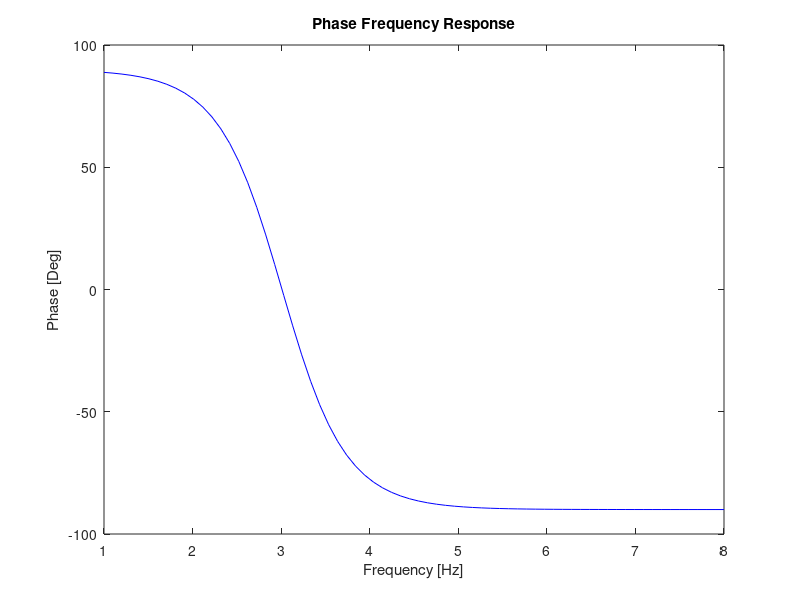
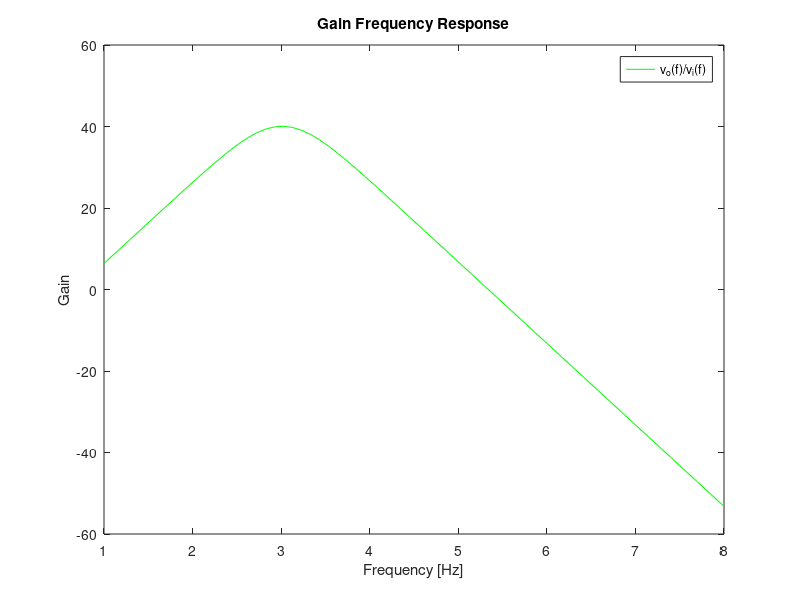

MATLAB code for these plots, in order:
%Circuit Components
C1 =220e-09;
C2=110e-09;
R1=1000;
R2=1000;
R3=150000;
R4=1000;
Vcc=10;
printf ("valores_intro_TAB\n");
printf ("C1 = %e \n", C1);
printf ("C2 = %e \n", C2);
printf ("R1 = %e \n", R1);
printf ("R2 = %e \n", R2);
printf ("R3 = %e \n", R3);
printf ("R4 = %e \n", R4);
printf ("Vcc = %e \n", Vcc);
printf ("valores_intro_END\n\n");

%Low, High, Central Band Pass Frequencies
wL=1/(R1*C1);
wH=1/(R2*C2);
wo=sqrt(wL*wH);
wo_Hz=wo/2/pi;
printf ("band_pass_freq_TAB\n");
printf ("LowFreq BandPass [rad/s] = %e \n", wL); 
printf ("HighFreq BandPass [rad/s] = %e \n", wH);
printf ("Central Freq [rad/s] = %e \n", wo);
printf ("Central Freq [Hz] = %e \n", wo_Hz); 
printf ("band_pass_freq_END\n\n");

%PONTO1%
%Central Frequency(Hz) and Respective Gain(dB)
T_central_freq = (R1*C1*j*wo/(1+R1*C1*j*wo))*(1+R3/R4)*(1/(1+R2*C2*j*wo));
Tdb_central_freq = 20*log10(abs(T_central_freq));
wo_Hz=wo/2/pi;
printf ("wo_freq_gain_TAB\n");
printf ("Central Freq (Hz) = %e \n", wo_Hz); 
printf ("Gain Central Freq (dB) = %e \n", Tdb_central_freq);
printf ("wo_freq_gain_END\n\n");
%Input and Output Impedancies
z_in = (R1 + 1/(j*wo*C1))
z_out = R2/(j*wo*C2)/ (R2+1/(j*wo*C2))

printf ("impedances_TAB\n");
printf ("Z in = %e + %ej \n", real(z_in), imag(z_in)); 
printf ("Z out = %e + %ej\n", real(z_out) , imag(z_out));
printf ("impedances_END\n\n");

%PONTO2%
%Gain in dB - logscale from 10Hz to 100MHz
freq = logspace(1,8,70);
w=2*pi*freq;
s=j*w;
Tdb = ones(1,length(s));
for k = 1:length(s)
  T(k) = ((R1*C1*s(k))./(1+R1*C1*s(k))).*(1+R3/R4).*(1/(1+R2*C2*s(k)));
	Tdb(k) = 20*log10(abs(T(k)));
end


%--------Plots----------%
theo_phase = figure();
plot(log10(freq),(180*arg(T)/pi),"b");
title("Phase Frequency Response");
xlabel("Frequency [Hz]");
ylabel("Phase [Deg]");
print(theo_phase, "theo_phase_freq_response.eps", "-depsc");
%%
theo = figure ();
plot(log10(freq),Tdb,"g");
title("Gain Frequency Response");
xlabel ("Frequency [Hz]");
ylabel ("Gain");
legend("v_o(f)/v_i(f)");
print (theo, "theo", "-depsc");
%%

%Merit & Cost
Gain_Deviation_dB = abs(40-Tdb_central_freq);
Gain_Deviation=10^(Gain_Deviation_dB/20);
Central_Frequency_Deviation=abs(1000-wo_Hz);
cost = 1e-3*(R1 + R2 + R3 + R4 + 100 + 530500 + 183600 + 13190000 + 150) + 1e6*(C1 + C2) + 38.66e-18 + 0.1*2;
Merit = 1/(cost * Gain_Deviation * Central_Frequency_Deviation);
printf ("Cost_Merit_TAB\n");
printf ("Cost = %e \n", cost); 
printf ("Merit = %e \n", Merit);
printf ("Cost_Merit_END\n\n");



